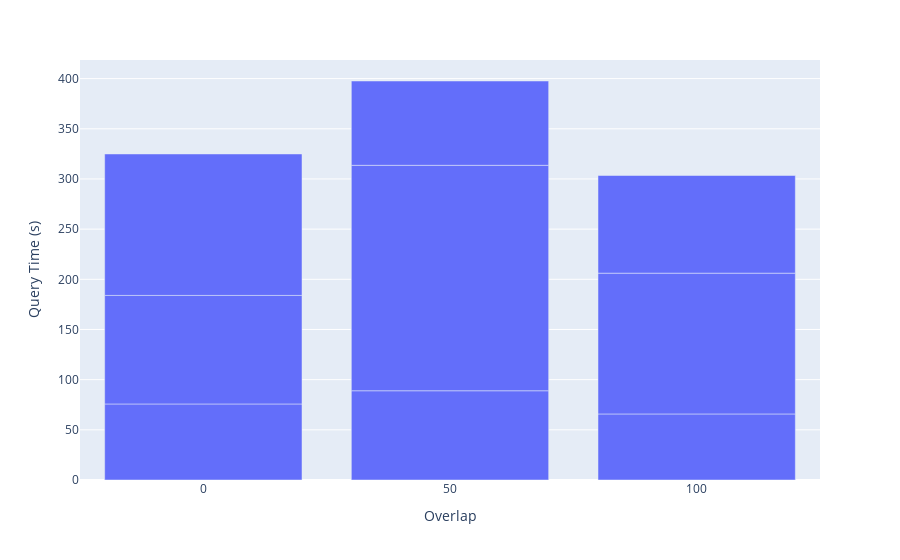

The code cell stored with this chart in its notebook:
### Code cell
px.bar(chunk_embd_avg, x='Overlap', y='Query Time (s)')

### Figure 1 — Plotly figure (JSON) as saved in the notebook; plotly's stock layout.template omitted (floating-point values rounded to 4 significant figures)
{"data": [{"alignmentgroup": "True", "hovertemplate": "Overlap=%{x}<br>Query Time (s)=%{y}<extra></extra>", "legendgroup": "", "marker": {"color": "#636efa", "pattern": {"shape": ""}}, "name": "", "offsetgroup": "", "orientation": "v", "showlegend": false, "textposition": "auto", "type": "bar", "x": ["0", "50", "100", "0", "50", "100", "0", "50", "100"], "xaxis": "x", "y": [75.78, 88.94, 65.82, 108.2, 224.7, 140.3, 141.0, 84.02, 97.31], "yaxis": "y"}], "layout": {"barmode": "relative", "legend": {"tracegroupgap": 0}, "margin": {"t": 60}, "xaxis": {"anchor": "y", "domain": [0, 1], "title": {"text": "Overlap"}}, "yaxis": {"anchor": "x", "domain": [0, 1], "title": {"text": "Query Time (s)"}}}}
